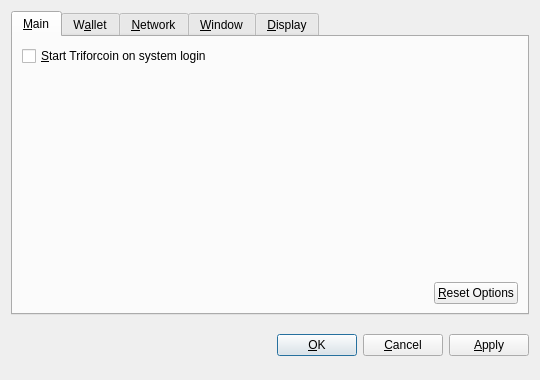
<?xml version="1.0" encoding="UTF-8"?>
<ui version="4.0">
 <class>OptionsDialog</class>
 <widget class="QDialog" name="OptionsDialog">
  <property name="geometry">
   <rect>
    <x>0</x>
    <y>0</y>
    <width>540</width>
    <height>380</height>
   </rect>
  </property>
  <property name="windowTitle">
   <string>Options</string>
  </property>
  <property name="modal">
   <bool>true</bool>
  </property>
  <layout class="QVBoxLayout" name="verticalLayout">
   <item>
    <widget class="QTabWidget" name="tabWidget">
     <property name="tabPosition">
      <enum>QTabWidget::North</enum>
     </property>
     <property name="currentIndex">
      <number>0</number>
     </property>
     <widget class="QWidget" name="tabMain">
      <attribute name="title">
       <string>&amp;Main</string>
      </attribute>
      <layout class="QVBoxLayout" name="verticalLayout_Main">
       <item>
        <widget class="QCheckBox" name="bitcoinAtStartup">
         <property name="toolTip">
          <string>Automatically start Triforcoin after logging in to the system.</string>
         </property>
         <property name="text">
          <string>&amp;Start Triforcoin on system login</string>
         </property>
        </widget>
       </item>
       <item>
        <spacer name="verticalSpacer_Main">
         <property name="orientation">
          <enum>Qt::Vertical</enum>
         </property>
         <property name="sizeHint" stdset="0">
          <size>
           <width>20</width>
           <height>40</height>
          </size>
         </property>
        </spacer>
       </item>
       <item>
        <layout class="QHBoxLayout" name="horizontalLayout_2_Main">
         <item>
          <spacer name="horizontalSpacer_2_Main">
           <property name="orientation">
            <enum>Qt::Horizontal</enum>
           </property>
           <property name="sizeHint" stdset="0">
            <size>
             <width>40</width>
             <height>20</height>
            </size>
           </property>
          </spacer>
         </item>
         <item>
          <widget class="QPushButton" name="resetButton">
           <property name="toolTip">
            <string>Reset all client options to default.</string>
           </property>
           <property name="text">
            <string>&amp;Reset Options</string>
           </property>
           <property name="autoDefault">
            <bool>false</bool>
           </property>
          </widget>
         </item>
        </layout>
       </item>
      </layout>
     </widget>
     <widget class="QWidget" name="tabWallet">
      <attribute name="title">
       <string>W&amp;allet</string>
      </attribute>
      <layout class="QVBoxLayout" name="verticalLayout_Network">
       <item>
        <widget class="QLabel" name="transactionFeeInfoLabel">
         <property name="text">
          <string>Optional transaction fee per kB that helps make sure your transactions are processed quickly. Most transactions are 1 kB.</string>
         </property>
         <property name="textFormat">
          <enum>Qt::PlainText</enum>
         </property>
         <property name="wordWrap">
          <bool>true</bool>
         </property>
        </widget>
       </item>
       <item>
        <layout class="QHBoxLayout" name="horizontalLayout_1_Main">
         <item>
          <widget class="QLabel" name="transactionFeeLabel">
           <property name="text">
            <string>Pay transaction &amp;fee</string>
           </property>
           <property name="textFormat">
            <enum>Qt::PlainText</enum>
           </property>
           <property name="buddy">
            <cstring>transactionFee</cstring>
           </property>
          </widget>
         </item>
         <item>
          <widget class="BitcoinAmountField" name="transactionFee"/>
         </item>
         <item>
          <spacer name="horizontalSpacer_1_Main">
           <property name="orientation">
            <enum>Qt::Horizontal</enum>
           </property>
           <property name="sizeHint" stdset="0">
            <size>
             <width>40</width>
             <height>20</height>
            </size>
           </property>
          </spacer>
         </item>
        </layout>
       </item>
       <item>
        <widget class="QLabel" name="label">
         <property name="text">
          <string>If you disable the spending of unconfirmed change, the change from a transaction cannot be used until that transaction has at least one confirmation. This also affects how your balance is computed.</string>
         </property>
         <property name="wordWrap">
          <bool>true</bool>
         </property>
        </widget>
       </item>
       <item>
        <widget class="QCheckBox" name="spendZeroConfChange">
         <property name="text">
          <string>Spend unconfirmed change  (experts only)</string>
         </property>
        </widget>
       </item>
       <item>
        <spacer name="verticalSpacer">
         <property name="orientation">
          <enum>Qt::Vertical</enum>
         </property>
         <property name="sizeHint" stdset="0">
          <size>
           <width>20</width>
           <height>40</height>
          </size>
         </property>
        </spacer>
       </item>
      </layout>
     </widget>
     <widget class="QWidget" name="tabNetwork">
      <attribute name="title">
       <string>&amp;Network</string>
      </attribute>
      <layout class="QVBoxLayout" name="verticalLayout_Network">
       <item>
        <widget class="QCheckBox" name="mapPortUpnp">
         <property name="toolTip">
          <string>Automatically open the Triforcoin client port on the router. This only works when your router supports UPnP and it is enabled.</string>
         </property>
         <property name="text">
          <string>Map port using &amp;UPnP</string>
         </property>
        </widget>
       </item>
       <item>
        <widget class="QCheckBox" name="connectSocks">
         <property name="toolTip">
          <string>Connect to the Triforcoin network through a SOCKS proxy (e.g. when connecting through Tor).</string>
         </property>
         <property name="text">
          <string>&amp;Connect through SOCKS proxy:</string>
         </property>
        </widget>
       </item>
       <item>
        <layout class="QHBoxLayout" name="horizontalLayout_Network">
         <item>
          <widget class="QLabel" name="proxyIpLabel">
           <property name="text">
            <string>Proxy &amp;IP:</string>
           </property>
           <property name="textFormat">
            <enum>Qt::PlainText</enum>
           </property>
           <property name="buddy">
            <cstring>proxyIp</cstring>
           </property>
          </widget>
         </item>
         <item>
          <widget class="QValidatedLineEdit" name="proxyIp">
           <property name="maximumSize">
            <size>
             <width>140</width>
             <height>16777215</height>
            </size>
           </property>
           <property name="toolTip">
            <string>IP address of the proxy (e.g. 127.0.0.1)</string>
           </property>
          </widget>
         </item>
         <item>
          <widget class="QLabel" name="proxyPortLabel">
           <property name="text">
            <string>&amp;Port:</string>
           </property>
           <property name="textFormat">
            <enum>Qt::PlainText</enum>
           </property>
           <property name="buddy">
            <cstring>proxyPort</cstring>
           </property>
          </widget>
         </item>
         <item>
          <widget class="QLineEdit" name="proxyPort">
           <property name="maximumSize">
            <size>
             <width>55</width>
             <height>16777215</height>
            </size>
           </property>
           <property name="toolTip">
            <string>Port of the proxy (e.g. 9050)</string>
           </property>
          </widget>
         </item>
         <item>
          <widget class="QLabel" name="socksVersionLabel">
           <property name="text">
            <string>SOCKS &amp;Version:</string>
           </property>
           <property name="textFormat">
            <enum>Qt::PlainText</enum>
           </property>
           <property name="buddy">
            <cstring>socksVersion</cstring>
           </property>
          </widget>
         </item>
         <item>
          <widget class="QValueComboBox" name="socksVersion">
           <property name="toolTip">
            <string>SOCKS version of the proxy (e.g. 5)</string>
           </property>
          </widget>
         </item>
         <item>
          <spacer name="horizontalSpacer_Network">
           <property name="orientation">
            <enum>Qt::Horizontal</enum>
           </property>
           <property name="sizeHint" stdset="0">
            <size>
             <width>40</width>
             <height>20</height>
            </size>
           </property>
          </spacer>
         </item>
        </layout>
       </item>
       <item>
        <spacer name="verticalSpacer_Network">
         <property name="orientation">
          <enum>Qt::Vertical</enum>
         </property>
         <property name="sizeHint" stdset="0">
          <size>
           <width>20</width>
           <height>40</height>
          </size>
         </property>
        </spacer>
       </item>
      </layout>
     </widget>
     <widget class="QWidget" name="tabWindow">
      <attribute name="title">
       <string>&amp;Window</string>
      </attribute>
      <layout class="QVBoxLayout" name="verticalLayout_Window">
       <item>
        <widget class="QCheckBox" name="minimizeToTray">
         <property name="toolTip">
          <string>Show only a tray icon after minimizing the window.</string>
         </property>
         <property name="text">
          <string>&amp;Minimize to the tray instead of the taskbar</string>
         </property>
        </widget>
       </item>
       <item>
        <widget class="QCheckBox" name="minimizeOnClose">
         <property name="toolTip">
          <string>Minimize instead of exit the application when the window is closed. When this option is enabled, the application will be closed only after selecting Quit in the menu.</string>
         </property>
         <property name="text">
          <string>M&amp;inimize on close</string>
         </property>
        </widget>
       </item>
       <item>
        <spacer name="verticalSpacer_Window">
         <property name="orientation">
          <enum>Qt::Vertical</enum>
         </property>
         <property name="sizeHint" stdset="0">
          <size>
           <width>20</width>
           <height>40</height>
          </size>
         </property>
        </spacer>
       </item>
      </layout>
     </widget>
     <widget class="QWidget" name="tabDisplay">
      <attribute name="title">
       <string>&amp;Display</string>
      </attribute>
      <layout class="QVBoxLayout" name="verticalLayout_Display">
       <item>
        <layout class="QHBoxLayout" name="horizontalLayout_1_Display">
         <item>
          <widget class="QLabel" name="langLabel">
           <property name="text">
            <string>User Interface &amp;language:</string>
           </property>
           <property name="textFormat">
            <enum>Qt::PlainText</enum>
           </property>
           <property name="buddy">
            <cstring>lang</cstring>
           </property>
          </widget>
         </item>
         <item>
          <widget class="QValueComboBox" name="lang">
           <property name="toolTip">
            <string>The user interface language can be set here. This setting will take effect after restarting Triforcoin.</string>
           </property>
          </widget>
         </item>
        </layout>
       </item>
       <item>
        <layout class="QHBoxLayout" name="horizontalLayout_2_Display">
         <item>
          <widget class="QLabel" name="unitLabel">
           <property name="text">
            <string>&amp;Unit to show amounts in:</string>
           </property>
           <property name="textFormat">
            <enum>Qt::PlainText</enum>
           </property>
           <property name="buddy">
            <cstring>unit</cstring>
           </property>
          </widget>
         </item>
         <item>
          <widget class="QValueComboBox" name="unit">
           <property name="toolTip">
            <string>Choose the default subdivision unit to show in the interface and when sending coins.</string>
           </property>
          </widget>
         </item>
        </layout>
       </item>
       <item>
        <widget class="QCheckBox" name="displayAddresses">
         <property name="toolTip">
          <string>Whether to show Triforcoin addresses in the transaction list or not.</string>
         </property>
         <property name="text">
          <string>&amp;Display addresses in transaction list</string>
         </property>
        </widget>
       </item>
       <item>
        <widget class="QCheckBox" name="coinControlFeatures">
         <property name="toolTip">
          <string>Whether to show coin control features or not.</string>
         </property>
         <property name="text">
          <string>Display coin &amp;control features (experts only!)</string>
         </property>
        </widget>
       </item>
       <item>
        <spacer name="verticalSpacer_Display">
         <property name="orientation">
          <enum>Qt::Vertical</enum>
         </property>
         <property name="sizeHint" stdset="0">
          <size>
           <width>20</width>
           <height>40</height>
          </size>
         </property>
        </spacer>
       </item>
      </layout>
     </widget>
    </widget>
   </item>
   <item>
    <layout class="QHBoxLayout" name="horizontalLayout_Buttons">
     <item>
      <spacer name="horizontalSpacer_1">
       <property name="orientation">
        <enum>Qt::Horizontal</enum>
       </property>
       <property name="sizeHint" stdset="0">
        <size>
         <width>40</width>
         <height>48</height>
        </size>
       </property>
      </spacer>
     </item>
     <item>
      <widget class="QLabel" name="statusLabel">
       <property name="font">
        <font>
         <weight>75</weight>
         <bold>true</bold>
        </font>
       </property>
       <property name="text">
        <string/>
       </property>
       <property name="textFormat">
        <enum>Qt::PlainText</enum>
       </property>
       <property name="wordWrap">
        <bool>true</bool>
       </property>
      </widget>
     </item>
     <item>
      <spacer name="horizontalSpacer_2">
       <property name="orientation">
        <enum>Qt::Horizontal</enum>
       </property>
       <property name="sizeHint" stdset="0">
        <size>
         <width>40</width>
         <height>48</height>
        </size>
       </property>
      </spacer>
     </item>
     <item>
      <widget class="QPushButton" name="okButton">
       <property name="text">
        <string>&amp;OK</string>
       </property>
      </widget>
     </item>
     <item>
      <widget class="QPushButton" name="cancelButton">
       <property name="text">
        <string>&amp;Cancel</string>
       </property>
       <property name="autoDefault">
        <bool>false</bool>
       </property>
      </widget>
     </item>
     <item>
      <widget class="QPushButton" name="applyButton">
       <property name="text">
        <string>&amp;Apply</string>
       </property>
       <property name="autoDefault">
        <bool>false</bool>
       </property>
      </widget>
     </item>
    </layout>
   </item>
  </layout>
 </widget>
 <customwidgets>
  <customwidget>
   <class>BitcoinAmountField</class>
   <extends>QSpinBox</extends>
   <header>bitcoinamountfield.h</header>
  </customwidget>
  <customwidget>
   <class>QValueComboBox</class>
   <extends>QComboBox</extends>
   <header>qvaluecombobox.h</header>
  </customwidget>
  <customwidget>
   <class>QValidatedLineEdit</class>
   <extends>QLineEdit</extends>
   <header>qvalidatedlineedit.h</header>
  </customwidget>
 </customwidgets>
 <resources/>
 <connections/>
</ui>
